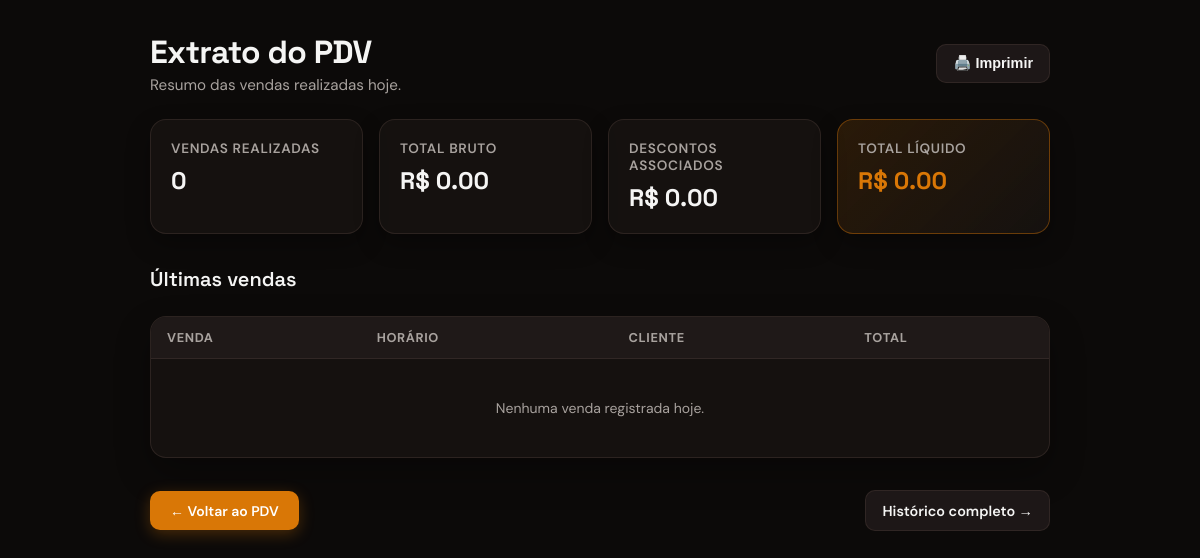
/pdv/extrato (signed in), run on an earlier commit of the app's database.
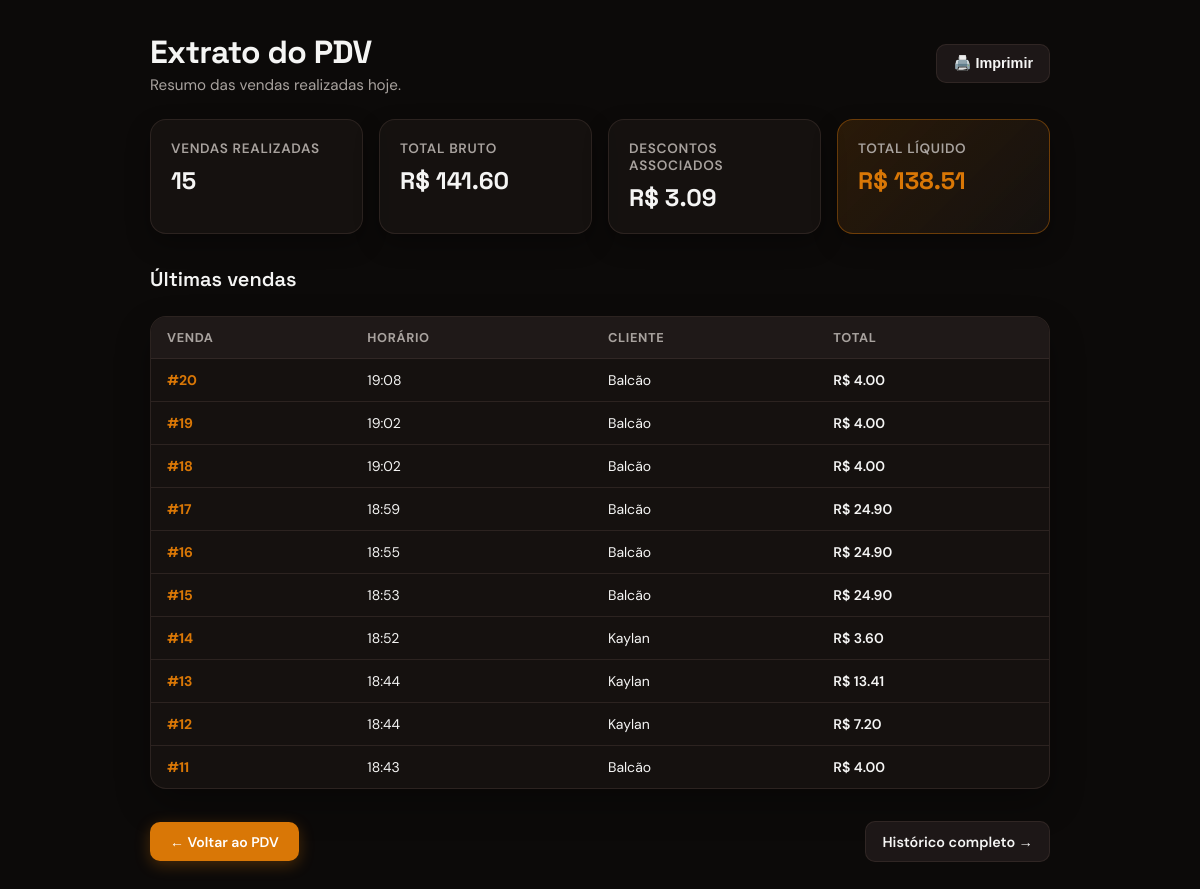
And on a later commit of the database.
### app/models/venda.py (models this page shows, shortened)
class Venda(Base):
    __tablename__ = "vendas"
    id         = Column(Integer, primary_key=True, index=True)
    cliente_id = Column(
        Integer,
        ForeignKey("clientes.id", ondelete="SET NULL"),
        nullable=True
    )
    usuario_id = Column(
        Integer,
        ForeignKey("usuarios.id", ondelete="SET NULL"),
        nullable=True
    )
    desconto_percentual = Column(Float, nullable=False, default=0.0)
    total_bruto  = Column(Float, nullable=False, default=0.0)
    total_liquido = Column(Float, nullable=False, default=0.0)
    observacao = Column(String(255), nullable=True)
    criado_em = Column(DateTime, server_default=func.now())
    cliente = relationship("Cliente", back_populates="vendas")
    usuario = relationship("Usuario", backref="vendas")
    itens   = relationship(
        "ItemVenda",
        back_populates="venda",
        cascade="all, delete-orphan"  # deleta itens se a venda for deletada
    )

### app/models/cliente.py (models this page shows, shortened)
class Cliente(Base):
    __tablename__ = "clientes"
    id         = Column(Integer, primary_key=True, index=True)
    nome       = Column(String(150), nullable=False, index=True)
    matricula  = Column(String(50), nullable=True, unique=True)
    telefone   = Column(String(20), nullable=True)
    is_associado = Column(Boolean, default=False, nullable=False)
    ativo      = Column(Boolean, default=True)
    criado_em  = Column(DateTime, server_default=func.now())
    vendas = relationship("Venda", back_populates="cliente")

### app/controllers/pdv_controller.py (the view)
@router.get("/extrato")
def extrato_pdv(
    request: Request,
    db: Session = Depends(get_db),
    usuario = Depends(get_usuario_logado)
):
    inicio_hoje = datetime.combine(datetime.now().date(), time.min)
    vendas_hoje = db.query(Venda).filter(Venda.criado_em >= inicio_hoje)
    resumo = vendas_hoje.with_entities(
        func.count(Venda.id),
        func.coalesce(func.sum(Venda.total_bruto), 0),
        func.coalesce(func.sum(Venda.total_liquido), 0),
    ).one()
    ultimas_vendas = vendas_hoje.order_by(Venda.criado_em.desc()).limit(10).all()
    return templates.TemplateResponse(
        request,
        "pdv/extrato.html",
        {
            "request": request,
            "usuario": usuario,
            "quantidade_vendas": resumo[0],
            "total_bruto": resumo[1],
            "total_liquido": resumo[2],
            "total_descontos": resumo[1] - resumo[2],
            "ultimas_vendas": ultimas_vendas,
        }
    )

### app/templates/pdv/extrato.html (shortened to what this page needs)
<!DOCTYPE html>
<html lang="pt-br">
<head>
    <link rel="stylesheet" href="/static/css/pdv/extrato.css">
</head>
<body>
    <div class="container">
        <div class="page-header">
            <div>
                <h1>Extrato do PDV</h1>
                <p class="subtitle">Resumo das vendas realizadas hoje.</p>
            </div>
            <div class="header-actions">
                <button onclick="window.print()" class="btn-secondary">🖨️ Imprimir</button>
            </div>
        </div>
        <section class="resumo">
            <article class="resumo-card">
                <span>Vendas realizadas</span>
                <strong>{{ quantidade_vendas }}</strong>
            </article>
            <article class="resumo-card">
                <span>Total bruto</span>
                <strong>R$ {{ '%.2f'|format(total_bruto) }}</strong>
            </article>
            <article class="resumo-card">
                <span>Descontos associados</span>
                <strong>R$ {{ '%.2f'|format(total_descontos) }}</strong>
            </article>
            <article class="resumo-card destaque">
                <span>Total líquido</span>
                <strong>R$ {{ '%.2f'|format(total_liquido) }}</strong>
            </article>
        </section>
        <h2>Últimas vendas</h2>
        <div class="table-container">
            <table>
                <thead>
                    <tr>
                        <th>Venda</th>
                        <th>Horário</th>
                        <th>Cliente</th>
                        <th>Total</th>
                    </tr>
                </thead>
                <tbody>
                    {% for venda in ultimas_vendas %}
                    <tr>
                        <td><a href="/pdv/venda/{{ venda.id }}" class="venda-link">#{{ venda.id }}</a></td>
                        <td>{{ venda.criado_em.strftime('%H:%M') }}</td>
                        <td>{{ venda.cliente.nome if venda.cliente else 'Balcão' }}</td>
                        <td class="preco">R$ {{ '%.2f'|format(venda.total_liquido) }}</td>
                    </tr>
                    {% else %}
                    <tr>
                        <td colspan="4" class="empty-row">Nenhuma venda registrada hoje.</td>
                    </tr>
                    {% endfor %}
                </tbody>
            </table>
        </div>
        <div class="footer-nav">
            <a href="/pdv" class="btn-primary">← Voltar ao PDV</a>
            <a href="/pdv/historico" class="btn-secondary">Histórico completo →</a>
        </div>
    </div>
</body>
</html>

What changed in the data, as far as the page shows it:
added Venda: id "20", criado_em "19:08", cliente "Balcão", total_liquido "4.00"
added Venda: id "19", criado_em "19:02", cliente "Balcão", total_liquido "4.00"
added Venda: id "18", criado_em "19:02", cliente "Balcão", total_liquido "4.00"
added Venda: id "17", criado_em "18:59", cliente "Balcão", total_liquido "24.90"
added Venda: id "16", criado_em "18:55", cliente "Balcão", total_liquido "24.90"
added Venda: id "15", criado_em "18:53", cliente "Balcão", total_liquido "24.90"
added Venda: id "14", criado_em "18:52", cliente "Kaylan", total_liquido "3.60"
added Venda: id "13", criado_em "18:44", cliente "Kaylan", total_liquido "13.41"
added Venda: id "12", criado_em "18:44", cliente "Kaylan", total_liquido "7.20"
added Venda: id "11", criado_em "18:43", cliente "Balcão", total_liquido "4.00"
Also different on the page:
{{ quantidade_vendas }}: "0" → "15"
{{ '%.2f'|format(total_bruto) }}: "0.00" → "141.60"
{{ '%.2f'|format(total_descontos) }}: "0.00" → "3.09"
{{ '%.2f'|format(total_liquido) }}: "0.00" → "138.51"
text no longer shown: "Nenhuma venda registrada hoje."
